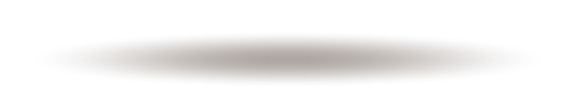
#> input picture docs/my-thuat/map-1-lang-la/anh-da-tao/bong_cay_x4.png, 576 x 96 px, found by its file name
$ python kiem-anh-dot-2.py
#> lines starting #> are read from the running program, lines starting #| are printed output that depends on the picture
# -*- coding: utf-8 -*-
"""Kiem 24 anh dot 2 truoc khi lap vao game.

Kiem dung 6 diem da ghi trong de bai (DOT-2-ANH-CAN-VE.md §"Sau loi hay mac"),
cong mot so kiem rieng cho tung loai. KHONG duyet vi anh dep — duyet vi do duoc.
"""
from PIL import Image
import numpy as np
import os

THU_MUC = "D:/NRO_GoiBanGiao/docs/my-thuat/map-1-lang-la/anh-da-tao"

# ten file -> (rong, cao) mong doi o muc x4
CHO_DOI = {
    "tile_vach_go_trai_x4.png": (96, 96), "tile_vach_go_phai_x4.png": (96, 96),
    "tile_chan_go_x4.png": (96, 96),
    "tile_dat_lienmach_1_x4.png": (96, 96), "tile_dat_lienmach_2_x4.png": (96, 96),
    "tile_dat_tang_giua_x4.png": (96, 96), "tile_dat_tang_day_x4.png": (96, 96),
    "tile_ke_da_x4.png": (96, 96), "tile_bac_thang_x4.png": (96, 96),
    "tile_bac_thang_dinh_x4.png": (96, 96),
    "tile_co_sang_da_x4.png": (96, 96), "tile_da_sang_co_x4.png": (96, 96),
    "nen_nuihokage_rong_x4.png": (1536, 768),
    "nen_lang_xa_rong_x4.png": (1536, 576),
    "bong_nha_nho_x4.png": (576, 96), "bong_nha_lon_x4.png": (768, 96),
    "bong_quan_x4.png": (768, 96), "bong_torii_x4.png": (480, 96),
    "bong_cay_x4.png": (576, 96), "bong_gieng_x4.png": (288, 96),
    "bong_thung_x4.png": (192, 96), "bong_den_x4.png": (192, 96),
    "tt_cay_nho_x4.png": (384, 384), "tt_bui_ram_x4.png": (288, 192),
}

TILE = [t for t in CHO_DOI if t.startswith("tile_")]
NEN = ["nen_nuihokage_rong_x4.png", "nen_lang_xa_rong_x4.png"]
BONG = [t for t in CHO_DOI if t.startswith("bong_")]
VAT = ["tt_cay_nho_x4.png", "tt_bui_ram_x4.png"]

MAU_TROI = np.array([10, 86, 154])       # mau day anh nen phai nhoa ve


def canh_ban(a):
    """Vien trang/den nam trong anh — loi da vap nhieu lan."""
    rgb, al = a[:, :, :3].astype(float), a[:, :, 3]
    xau = []
    for ten, px, m in (("tren", rgb[0], al[0]), ("duoi", rgb[-1], al[-1]),
                       ("trai", rgb[:, 0], al[:, 0]), ("phai", rgb[:, -1], al[:, -1])):
        dac = m > 40
        if dac.sum() == 0:
            continue
        s = px[dac].mean()
        if s > 212:
            xau.append(f"{ten}=TRANG({s:.0f})")
        elif s < 30:
            xau.append(f"{ten}=DEN({s:.0f})")
    return xau


def lap_duoc(a):
    """Tile phai lap voi chinh no: mep trai phai noi duoc vao mep phai."""
    rgb = a[:, :, :3].astype(float)
    doc = np.abs(rgb[:, 0] - rgb[:, -1]).mean()
    ngang = np.abs(rgb[0] - rgb[-1]).mean()
    return doc, ngang


loi, canh_bao, dat = [], [], []

for ten in sorted(CHO_DOI):
    p = os.path.join(THU_MUC, ten)
    if not os.path.exists(p):
        loi.append(f"{ten}: THIEU FILE")
        continue
    im = Image.open(p).convert("RGBA")
#> im is the input picture: PIL image 576x96 RGBA; mean R, G, B, A 23.6, 15.4, 9.4, 14.6
    a = np.array(im)
    h, w = a.shape[0], a.shape[1]
#> h = 96; w = 576
    rw, rh = CHO_DOI[ten]
    ghi = []

    # 1) kich thuoc dung tung pixel
    if (w, h) != (rw, rh):
        loi.append(f"{ten}: co {w}x{h}, de bai ghi {rw}x{rh}")
        continue

    # 2) vien ban
    v = canh_ban(a)
#> in canh_ban, `rgb, al = a[:, :, :3].astype(float), a[:, :, 3]`:
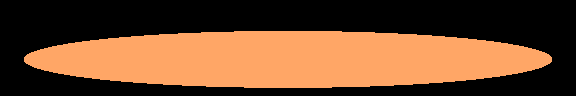
#> rgb: shape (96, 576, 3) float64; mean R, G, B 23.6, 15.4, 9.4; drawn with min black and max white
#> in canh_ban, `rgb, al = a[:, :, :3].astype(float), a[:, :, 3]`:
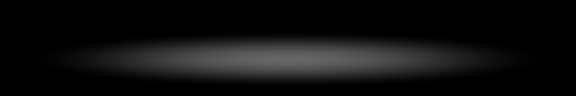
#> al: shape (96, 576); min 0, max 102, mean 14.6
#> the loop in canh_ban, `for ten, px, m in (("tren", rgb[0], al[0]), ("duoi", rgb[-1], al[-1]),..` made 4 passes
#> ten on passes 1 to 4: 'tren', 'duoi', 'trai', 'phai'
#> after the loop in canh_ban, `for ten, px, m in (("tren", rgb[0], al[0]), ("duoi", rgb[-1], al[-1]),`: xau = []
#> v = []
    if v:
        loi.append(f"{ten}: vien ban — {' '.join(v)}")

    # 3) rieng tile: phai lap duoc + phai DAC (khong trong suot)
    if ten in TILE:
        doc, ngang = lap_duoc(a)
        if doc > 45 or ngang > 45:
            canh_bao.append(f"{ten}: mep khong noi lien khi lap (doc {doc:.0f}, ngang {ngang:.0f})")
        trong = (a[:, :, 3] < 40).mean()
        if trong > 0.12:
            canh_bao.append(f"{ten}: {trong*100:.0f}% trong suot — tile nen phai dac")
        ghi.append(f"lap doc {doc:.0f}/ngang {ngang:.0f}")

    # 4) rieng nen: day phai nhoa ve mau troi, va KHONG duoc ghep doi
    if ten in NEN:
        day = a[-1, :, :3].astype(float).mean(axis=0)
        lech = np.abs(day - MAU_TROI).sum()
        if lech > 45:
            loi.append(f"{ten}: day = ({day[0]:.0f},{day[1]:.0f},{day[2]:.0f}), "
                       f"de bai ghi phai nhoa ve (10,86,154)")
        gon = a[-1, :, :3].astype(float).std(axis=0).mean()
        if gon > 6:
            loi.append(f"{ten}: hang day con van (do gon song {gon:.1f}) — se lo duong ke ngang")
        # ghep doi: nua trai co giong nua phai khong
        rgb = a[:, :, :3].astype(float)
        trai, phai = rgb[:, :w//2], rgb[:, w//2:]
        khac = np.abs(trai - phai).mean()
        if khac < 12:
            loi.append(f"{ten}: NUA TRAI GIONG NUA PHAI (khac {khac:.1f}) — van la anh ghep doi")
        ghi.append(f"day lech {lech:.0f}, gon {gon:.1f}, hai nua khac {khac:.0f}")

    # 5) rieng bong: phai co alpha, dam nhat o giua
    if ten in BONG:
        al = a[:, :, 3].astype(float)
        if al.max() < 40:
            loi.append(f"{ten}: gan nhu trong suot hoan toan, khong thay bong")
        if (al > 250).mean() > 0.5:
            loi.append(f"{ten}: phan lon DUC hoan toan — bong phai mo dan")
        giua = al[h//2, w//2]
#> giua = 74
        mep = al[h//2, 2]
#> mep = 0
        if giua <= mep:
            canh_bao.append(f"{ten}: giua ({giua:.0f}) khong dam hon mep ({mep:.0f})")
        ghi.append(f"alpha giua {giua:.0f} mep {mep:.0f}")

    # 6) rieng vat the: chan phai cham mep duoi anh
    if ten in VAT:
        dac = a[:, :, 3] > 40
        hang_co = np.where(dac.any(axis=1))[0]
        ho = h - 1 - hang_co.max() if len(hang_co) else h
        if ho > 2:
            loi.append(f"{ten}: chan HO {ho}px so voi mep duoi — trong game se lo lung")
        ghi.append(f"chan ho {ho}px")

    dat.append(f"  {ten:32s} {w}x{h}" + (f"  [{', '.join(ghi)}]" if ghi else ""))
#> pass 2 of the loop `for ten in sorted(CHO_DOI):`:
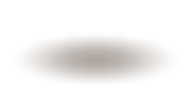
#> input picture docs/my-thuat/map-1-lang-la/anh-da-tao/bong_den_x4.png, 192 x 96 px, found by its file name
#> im is the input picture: PIL image 192x96 RGBA; mean R, G, B, A 23.5, 15.4, 9.4, 14.5
#> in canh_ban (call 2), `rgb, al = a[:, :, :3].astype(float), a[:, :, 3]`:
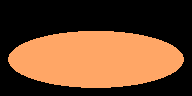
#> rgb: shape (96, 192, 3) float64; mean R, G, B 23.5, 15.4, 9.4; drawn with min black and max white
#> in canh_ban (call 2), `rgb, al = a[:, :, :3].astype(float), a[:, :, 3]`:
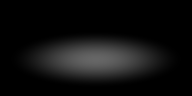
#> al: shape (96, 192); min 0, max 102, mean 14.5
#> the loop in canh_ban (call 2), `for ten, px, m in (("tren", rgb[0], al[0]), ("duoi", rgb[-1], al[-1]),..` made 4 passes
#> pass 3 of the loop `for ten in sorted(CHO_DOI):`:
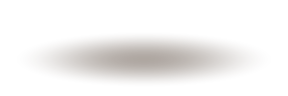
#> input picture docs/my-thuat/map-1-lang-la/anh-da-tao/bong_gieng_x4.png, 288 x 96 px, found by its file name
#> im is the input picture: PIL image 288x96 RGBA; mean R, G, B, A 23.5, 15.4, 9.4, 14.5
#> in canh_ban (call 3), `rgb, al = a[:, :, :3].astype(float), a[:, :, 3]`:
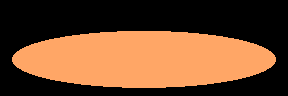
#> rgb: shape (96, 288, 3) float64; mean R, G, B 23.5, 15.4, 9.4; drawn with min black and max white
#> in canh_ban (call 3), `rgb, al = a[:, :, :3].astype(float), a[:, :, 3]`:
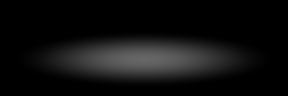
#> al: shape (96, 288); min 0, max 102, mean 14.5
#> the loop in canh_ban (call 3), `for ten, px, m in (("tren", rgb[0], al[0]), ("duoi", rgb[-1], al[-1]),..` made 4 passes
#> the loop made 24 passes; the first 3 are shown

print(f"KIEM {len(CHO_DOI)} ANH DOT 2\n" + "=" * 70)
print("\nDAT:")
print("\n".join(dat))
if canh_bao:
    print(f"\nCANH BAO ({len(canh_bao)}) — dung duoc nhung nen xem lai:")
    for c in canh_bao:
        print(f"  ! {c}")
if loi:
    print(f"\nLOI ({len(loi)}) — PHAI SUA TRUOC KHI LAP:")
    for l in loi:
        print(f"  X {l}")
else:
    print("\nKhong co loi chan.")
